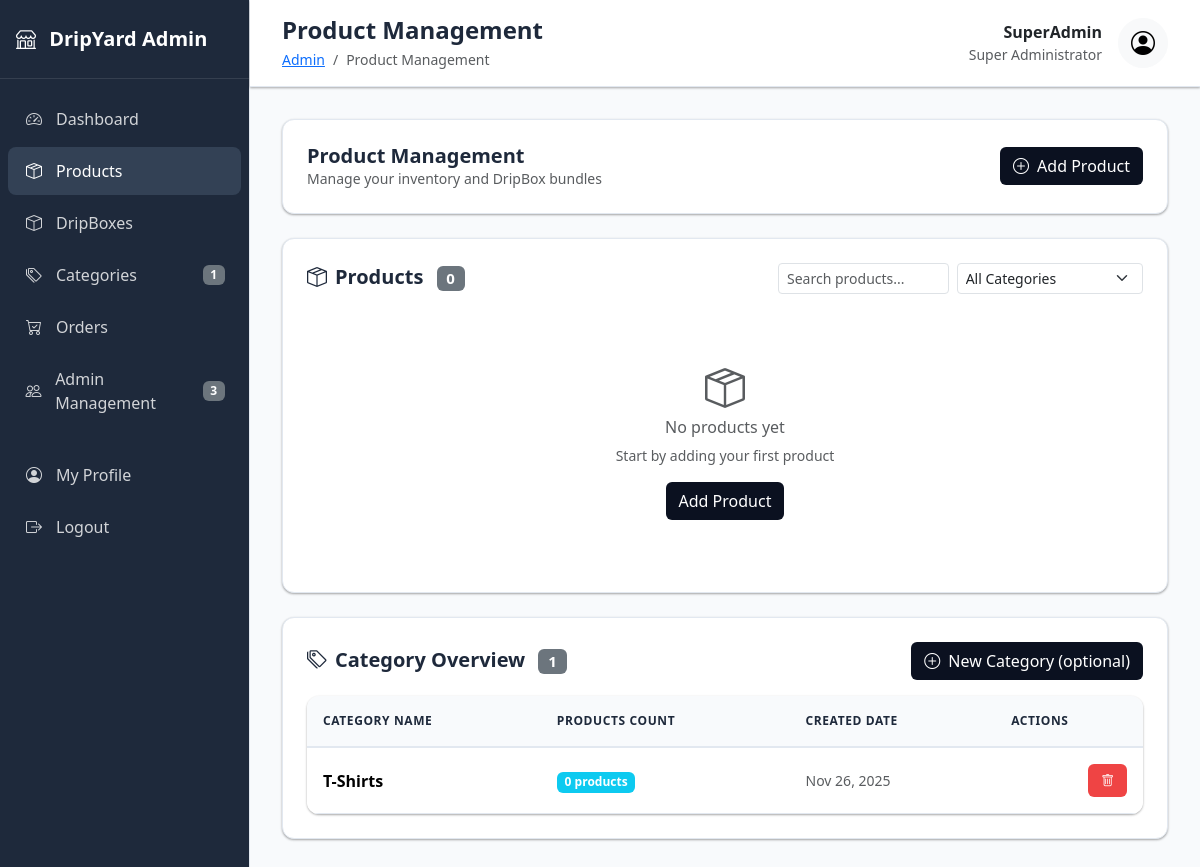
/admin/products.php (signed in), run on the app's committed database.
### tables this page shows
CREATE TABLE `users` (
  `id` int(10) UNSIGNED NOT NULL,
  `name` varchar(255) NOT NULL,
  `email` varchar(255) NOT NULL,
  `password` varchar(255) NOT NULL,
  `profile_image` varchar(255) DEFAULT NULL,
  `role` varchar(20) NOT NULL DEFAULT 'customer',
  `created_at` timestamp NOT NULL DEFAULT current_timestamp()
);

CREATE TABLE `categories` (
  `id` int(10) UNSIGNED NOT NULL,
  `name` varchar(100) NOT NULL,
  `created_at` timestamp NOT NULL DEFAULT current_timestamp()
);

### backend/auth.php (called while the page is built, shortened)
<?php
function getCurrentUser(): ?array
{
    static $cachedUser = null;
    if ($cachedUser !== null) {
        return $cachedUser;
    }
    $pdo = getPDO();
    $stmt = $pdo->prepare('SELECT id, name, email, role, profile_image, created_at FROM users WHERE id = ? LIMIT 1');
    $stmt->execute([$_SESSION['user_id']]);
    $user = $stmt->fetch();
    $cachedUser = $user;
    return $cachedUser;
}
function requireAdmin() {
    $user = getCurrentUser();
}

### public/admin/products.php (the view, shortened to what this page needs)
<?php
$pageTitle = 'Product Management';
$basePath = '../..';
require_once __DIR__ . '/../../backend/auth.php';
requireAdmin();
$pdo = getPDO();
$stmtCats = $pdo->query('SELECT * FROM categories ORDER BY name ASC');
$categories = $stmtCats->fetchAll();
$stmt = $pdo->query('SELECT p.*, c.name AS category_name FROM products p JOIN categories c ON p.category_id = c.id ORDER BY p.created_at DESC');
$products = $stmt->fetchAll();
include __DIR__ . '/../partials/admin_header.php';
?>
<div class="admin-card mb-4">
    <div class="card-body">
        <div class="row align-items-center">
            <div class="col-md-6">
                <h5 class="card-title mb-0">Product Management</h5>
                <p class="text-muted small mb-0">Manage your inventory and DripBox bundles</p>
            </div>
            <div class="col-md-6 text-md-end mt-3 mt-md-0">
                <a href="new-product.php" class="btn btn-admin-primary">
                    <i class="bi bi-plus-circle me-2"></i>Add Product
                </a>
            </div>
        </div>
    </div>
</div>
<div class="admin-card mb-4">
    <div class="card-body">
        <div class="d-flex justify-content-between align-items-center mb-3">
            <h5 class="card-title mb-0">
                <i class="bi bi-box-seam me-2"></i>Products
                <span class="badge bg-secondary ms-2"><?php echo count($products); ?></span>
            </h5>
            <div class="d-flex gap-2">
                <input type="text" class="form-control form-control-sm" placeholder="Search products..." id="productSearch">
                <select class="form-select form-select-sm" id="categoryFilter">
                    <option value="">All Categories</option>
                </select>
            </div>
        </div>
        <?php if (empty($products)): ?>
            <div class="text-center py-5">
                <i class="bi bi-box-seam fs-1 text-muted mb-3"></i>
                <h6 class="text-muted">No products yet</h6>
                <p class="text-muted small">Start by adding your first product</p>
                <a href="new-product.php" class="btn btn-admin-primary">Add Product</a>
            </div>
        <?php endif; ?>
    </div>
</div>
<div class="admin-card mb-4">
    <div class="card-body">
        <div class="d-flex justify-content-between align-items-center mb-3">
            <h5 class="card-title mb-0">
                <i class="bi bi-tags me-2"></i>Category Overview
                <span class="badge bg-secondary ms-2"><?php echo count($categories); ?></span>
            </h5>
            <button class="btn btn-admin-primary" data-bs-toggle="modal" data-bs-target="#categoryModal">
                <i class="bi bi-plus-circle me-2"></i>New Category (optional)
            </button>
        </div>
        <?php if (empty($categories)): ?>
            <div class="text-center py-5">
                <i class="bi bi-tags fs-1 text-muted mb-3"></i>
                <h6 class="text-muted">No categories yet</h6>
                <p class="text-muted small">Categories are created automatically when you assign a category name on a product. You can also create one manually if needed.</p>
                <button class="btn btn-admin-primary" data-bs-toggle="modal" data-bs-target="#categoryModal">Create Category</button>
            </div>
        <?php else: ?>
            <div class="table-responsive admin-table">
                <table class="table">
                    <thead>
                        <tr>
                            <th>Category Name</th>
                            <th>Products Count</th>
                            <th>Created Date</th>
                            <th>Actions</th>
                        </tr>
                    </thead>
                    <tbody>
                        <?php foreach ($categories as $category): ?>
                            <?php
                            $stmtCount = $pdo->prepare('SELECT COUNT(*) as count FROM products WHERE category_id = ?');
                            $stmtCount->execute([$category['id']]);
                            $productCount = $stmtCount->fetch()['count'];
                            ?>
                            <tr>
                                <td class="fw-semibold"><?php echo htmlspecialchars($category['name']); ?></td>
                                <td>
                                    <span class="badge bg-info"><?php echo (int)$productCount; ?> products</span>
                                </td>
                                <td class="text-muted small">
                                    <?php echo $category['created_at'] ? date('M j, Y', strtotime($category['created_at'])) : 'N/A'; ?>
                                </td>
                                <td>
                                    <div class="table-actions">
                                        <?php if ($productCount == 0): ?>
                                            <form method="post" onsubmit="return confirm('Are you sure you want to delete this category?');" class="d-inline">
                                                <button type="submit" class="btn btn-sm btn-admin-danger" title="Delete Category">
                                                    <i class="bi bi-trash"></i>
                                                </button>
                                            </form>
                                        <?php else: ?>
                                            <button class="btn btn-sm btn-admin-secondary" disabled title="Cannot delete category with products">
                                                <i class="bi bi-shield-check"></i>
                                            </button>
                                        <?php endif; ?>
                                    </div>
                                </td>
                            </tr>
                        <?php endforeach; ?>
                    </tbody>
                </table>
            </div>
        <?php endif; ?>
    </div>
</div>
<?php include __DIR__ . '/../partials/admin_footer.php'; ?>

### public/partials/admin_header.php (shortened to what this page needs)
<?php
require_once __DIR__ . '/../../backend/auth.php';
$currentUser = getCurrentUser();
$pdo = getPDO();
$adminStats = [
    'products' => (int)$pdo->query('SELECT COUNT(*) AS c FROM products')->fetch()['c'],
    'categories' => (int)$pdo->query('SELECT COUNT(*) AS c FROM categories')->fetch()['c'],
    'orders' => (int)$pdo->query('SELECT COUNT(*) AS c FROM orders')->fetch()['c'],
    'users' => (int)$pdo->query('SELECT COUNT(*) AS c FROM users')->fetch()['c'],
    'pending_orders' => (int)$pdo->query('SELECT COUNT(*) AS c FROM orders WHERE status = "pending"')->fetch()['c'],
];
?>
<!doctype html>
<html lang="en">
<head>
    <link href="https://cdn.jsdelivr.net/npm/bootstrap@5.3.3/dist/css/bootstrap.min.css" rel="stylesheet">
    <link href="https://cdn.jsdelivr.net/npm/bootstrap-icons@1.11.3/font/bootstrap-icons.css" rel="stylesheet">
    <link href="<?php echo $basePath; ?>/assets/css/admin.css" rel="stylesheet">
</head>
<body>
<div class="admin-wrapper">
    <div class="admin-sidebar" id="adminSidebar">
        <div class="navbar-brand">
            <i class="bi bi-shop me-2"></i>
            DripYard Admin
        </div>
        <ul class="admin-nav">
            <li class="admin-nav-item">
                <a href="<?php echo $basePath; ?>/public/admin/dashboard.php" class="admin-nav-link <?php echo basename($_SERVER['PHP_SELF']) === 'dashboard.php' ? 'active' : ''; ?>">
                    <i class="bi bi-speedometer2"></i>
                    Dashboard
                </a>
            </li>
            <li class="admin-nav-item">
                <a href="<?php echo $basePath; ?>/public/admin/products.php" class="admin-nav-link <?php echo basename($_SERVER['PHP_SELF']) === 'products.php' || basename($_SERVER['PHP_SELF']) === 'new-product.php' || basename($_SERVER['PHP_SELF']) === 'edit-product.php' ? 'active' : ''; ?>">
                    <i class="bi bi-box-seam"></i>
                    Products
                </a>
            </li>
            <li class="admin-nav-item">
                <a href="<?php echo $basePath; ?>/public/admin/dripboxes.php" class="admin-nav-link <?php echo basename($_SERVER['PHP_SELF']) === 'dripboxes.php' || basename($_SERVER['PHP_SELF']) === 'new-dripbox.php' || basename($_SERVER['PHP_SELF']) === 'edit-dripbox.php' ? 'active' : ''; ?>">
                    <i class="bi bi-box"></i>
                    DripBoxes
                </a>
            </li>
            <li class="admin-nav-item">
                <a href="<?php echo $basePath; ?>/public/admin/categories.php" class="admin-nav-link <?php echo basename($_SERVER['PHP_SELF']) === 'categories.php' ? 'active' : ''; ?>">
                    <i class="bi bi-tags"></i>
                    Categories
                    <?php if ($adminStats['categories'] > 0): ?>
                        <span class="badge bg-secondary ms-auto"><?php echo $adminStats['categories']; ?></span>
                    <?php endif; ?>
                </a>
            </li>
            <li class="admin-nav-item">
                <a href="<?php echo $basePath; ?>/public/admin/orders.php" class="admin-nav-link <?php echo basename($_SERVER['PHP_SELF']) === 'orders.php' ? 'active' : ''; ?>">
                    <i class="bi bi-cart-check"></i>
                    Orders
                </a>
            </li>
            <?php if ($currentUser['role'] === 'super_admin'): ?>
            <li class="admin-nav-item">
                <a href="<?php echo $basePath; ?>/public/admin/users.php" class="admin-nav-link <?php echo basename($_SERVER['PHP_SELF']) === 'users.php' ? 'active' : ''; ?>">
                    <i class="bi bi-people"></i>
                    Admin Management
                    <?php if ($adminStats['users'] > 0): ?>
                        <span class="badge bg-secondary ms-auto"><?php echo $adminStats['users']; ?></span>
                    <?php endif; ?>
                </a>
            </li>
            <?php endif; ?>
            <li class="admin-nav-item mt-4">
                <a href="<?php echo $basePath; ?>/public/admin/profile.php" class="admin-nav-link <?php echo basename($_SERVER['PHP_SELF']) === 'profile.php' ? 'active' : ''; ?>">
                    <i class="bi bi-person-circle"></i>
                    My Profile
                </a>
            </li>
            <li class="admin-nav-item">
                <a href="<?php echo $basePath; ?>/public/logout.php" class="admin-nav-link">
                    <i class="bi bi-box-arrow-right"></i>
                    Logout
                </a>
            </li>
        </ul>
    </div>
    <div class="admin-main">
        <div class="admin-header">
            <div class="d-flex justify-content-between align-items-center">
                <div class="d-flex align-items-center">
                    <div>
                        <h1 class="page-title mb-1"><?php echo htmlspecialchars($pageTitle ?? 'Dashboard'); ?></h1>
                        <nav aria-label="breadcrumb">
                            <ol class="breadcrumb">
                                <li class="breadcrumb-item"><a href="<?php echo $basePath; ?>/public/admin/dashboard.php">Admin</a></li>
                                <li class="breadcrumb-item active"><?php echo htmlspecialchars($pageTitle ?? 'Dashboard'); ?></li>
                            </ol>
                        </nav>
                    </div>
                </div>
                <div class="d-flex align-items-center gap-3">
                    <div class="text-end">
                        <div class="fw-semibold"><?php echo htmlspecialchars($currentUser['name']); ?></div>
                        <div class="text-muted small"><?php echo $currentUser['role'] === 'super_admin' ? 'Super Administrator' : 'Administrator'; ?></div>
                    </div>
                    <div class="dropdown">
                        <button class="btn btn-light rounded-circle" type="button" data-bs-toggle="dropdown">
                            <i class="bi bi-person-circle fs-4"></i>
                        </button>
                    </div>
                </div>
            </div>
        </div>
        <div class="admin-content">

### assets/css/admin.css (style rules this page uses)
:root { --admin-primary: #0b1120; --admin-secondary: #2563eb; --admin-success: #10b981; --admin-warning: #f59e0b; --admin-danger: #ef4444; --admin-info: #3b82f6; --admin-light: #f8fafc; --admin-dark: #1e293b; --admin-sidebar: #1e293b; --admin-sidebar-hover: #334155; --admin-border: #e2e8f0; --admin-shadow: 0 1px 3px rgba(0,0,0,0.12), 0 1px 2px rgba(0,0,0,0.24); --admin-shadow-lg: 0 10px 25px rgba(0,0,0,0.1); }
.admin-wrapper { display: flex; min-height: 100vh; background: var(--admin-light); }
.admin-sidebar { width: 250px; background: var(--admin-sidebar); border-right: 1px solid var(--admin-border); transition: all 0.3s ease; }
.admin-main { flex: 1; padding: 0; background: var(--admin-light); }
.admin-sidebar .navbar-brand { padding: 1.5rem 1rem; color: white; font-weight: 700; font-size: 1.25rem; border-bottom: 1px solid rgba(255,255,255,0.1); margin-bottom: 1rem; }
.admin-nav { list-style: none; padding: 0; margin: 0; }
.admin-nav-item { margin-bottom: 0.25rem; }
.admin-nav-link { display: flex; align-items: center; padding: 0.75rem 1rem; color: rgba(255,255,255,0.8); text-decoration: none; transition: all 0.2s ease; border-radius: 0.5rem; margin: 0 0.5rem; }
.admin-nav-link:hover, .admin-nav-link.active { background: var(--admin-sidebar-hover); color: white; text-decoration: none; }
.admin-nav-link i { margin-right: 0.75rem; width: 20px; text-align: center; }
.admin-header { background: white; border-bottom: 1px solid var(--admin-border); padding: 1rem 2rem; box-shadow: var(--admin-shadow); position: sticky; top: 0; z-index: 100; }
.admin-header .breadcrumb { background: transparent; padding: 0; margin: 0; font-size: 0.875rem; }
.admin-header .page-title { font-size: 1.5rem; font-weight: 600; color: var(--admin-dark); margin: 0; }
.admin-card { background: white; border: 1px solid var(--admin-border); border-radius: 0.75rem; box-shadow: var(--admin-shadow); transition: all 0.3s ease; }
.admin-card .card-body { padding: 1.5rem; }
.admin-card .card-title { font-weight: 600; color: var(--admin-dark); margin-bottom: 1rem; }
.admin-table { background: white; border-radius: 0.75rem; overflow: hidden; box-shadow: var(--admin-shadow); }
.admin-table .table { margin: 0; }
.admin-table .table thead th { background: var(--admin-light); border-bottom: 2px solid var(--admin-border); font-weight: 600; text-transform: uppercase; font-size: 0.75rem; letter-spacing: 0.05em; color: var(--admin-dark); padding: 1rem; }
.admin-table .table tbody td { padding: 1rem; vertical-align: middle; border-bottom: 1px solid var(--admin-border); }
.btn-admin-primary { background: var(--admin-primary); color: white; }
.btn-admin-danger { background: var(--admin-danger); color: white; }
.table-actions { display: flex; gap: 0.5rem; justify-content: flex-end; }
.table-actions .btn { padding: 0.375rem 0.75rem; font-size: 0.8rem; border-radius: 0.375rem; }

### public/partials/admin_header.php (style rules this page uses)
.admin-wrapper { display: flex; min-height: 100vh; }
.admin-sidebar { width: 250px; background: #1e293b; border-right: 1px solid #e2e8f0; }
.admin-main { flex: 1; }
.admin-header { background: white; border-bottom: 1px solid #e2e8f0; padding: 1rem 2rem; }
.admin-content { padding: 2rem; }

### data on the page
users: name "SuperAdmin"
categories: name "T-Shirts", productCount "0", created_at "Nov 26, 2025"

### other printed values
$adminStats['categories'] "1"
$adminStats['users'] "3"
$pageTitle "Product Management"
count($products) "0"
count($categories) "1"
